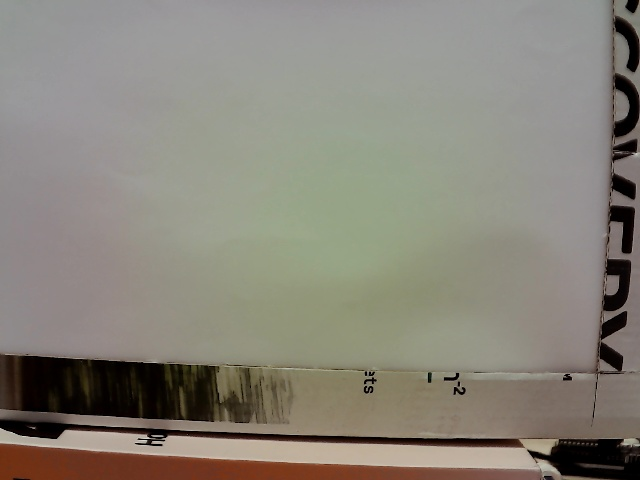
#> input picture 15NovemberData/darkfd/darkfd_000015.tiff, 640 x 480 px; its folder holds only this picture in this run
$ jupyter execute --allow-errors 1projection.ipynb
#> lines starting #> are read from the running program, lines starting #| are printed output that depends on the picture
[cell 1]
import os, sys, time, math
import numpy as np
import cv2
import matplotlib.pyplot as plt
import cma
from PIL import Image
import glob
import re


from gvxrPython3 import gvxr
from gvxrPython3 import json2gvxr

from gvxrPython3.utils import visualise # Visualise the 3D environment if k3D is supported
from gvxrPython3.utils import plotScreenshot # Visualise the 3D environment using Matplotlib

from gvxrPython3.utils import loadSpekpySpectrum # Generate and load an X-ray spectrum using Spekpy
from gvxrPython3.utils import loadXpecgenSpectrum # Generate and load an X-ray spectrum using xpecgen

[cell 2]
# data_path = "C:/Users/user/phd/Dataoff/"
# data_path = "C:/Users/user/phd/26SepImages/"
# data_path = "C:/Users/snn23kfl/project/"
data_path = "C:/Users/snn23kfl/project/4thOCtober_image/"

#> (a cell that did not finish here is left out)

[cell 4]
def average_images(image_paths):

    """Average a list of images."""
    # Load the first image to get the shape
    sample_image = cv2.imread(image_paths[0], cv2.IMREAD_GRAYSCALE)
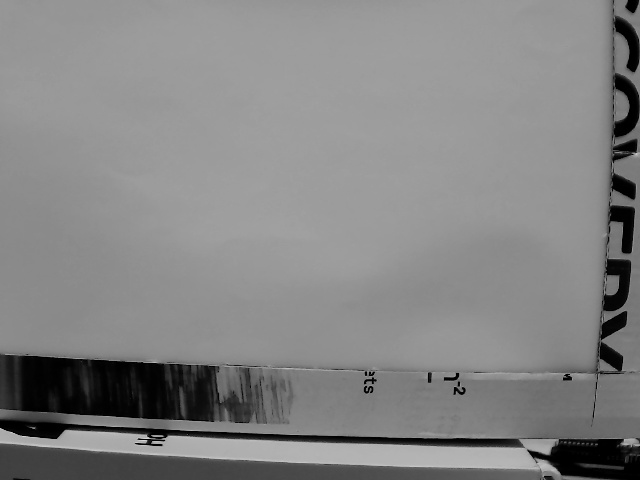
#> sample_image: shape (480, 640); min 0, max 217, mean 132.3
    if sample_image is None:
        raise ValueError(f"Failed to load image: {image_paths[0]}")

    avg_image = np.zeros_like(sample_image, dtype=float)

    for path in image_paths:
        image = cv2.imread(path, cv2.IMREAD_GRAYSCALE)
        if image is None:
            raise ValueError(f"Failed to load image: {path}")
        avg_image += image.astype(float)

    avg_image /= len(image_paths)

    return cv2.medianBlur(avg_image.astype(np.single), 3)

[cell 5]
def flatField(img, white, dark, epsilon=0.0):

    temp_white = np.copy(white)
    temp_img = np.copy(img)

    test = white - dark == 0
    temp_white[test] += 1

    if len(img.shape) == 2:
        temp_img[test] += 1
        return (temp_img - dark + epsilon) / (temp_white - dark + epsilon)
    elif len(img.shape) == 3:
        flat = np.zeros(img.shape, dtype=np.single)
        for i, proj in enumerate(temp_img):
            proj[test] += 1
            flat[i] = (proj - dark + epsilon) / (temp_white - dark + epsilon)
        return flat
    else:
        raise IOError("Bad image dimension: " + str(img.shape))

[cell 6]
def numerical_sort(file_path):
    # Extract the number from the filename using regex
    number = int(re.search(r'(\d+)', file_path).group(1))
    return number

[cell 7]
#path for my recently acquired images stored in PhD file

dark_field_paths = sorted(glob.glob(data_path + '/darkfd/darkfd_*.tiff'),key=numerical_sort)
white_field_paths = sorted(glob.glob(data_path + '/whitefd/whitefd_*.tiff'),key=numerical_sort)
raw_image_paths = sorted(glob.glob(data_path + '/raw_images/raw_image_*.tiff'),key=numerical_sort)

if len(raw_image_paths) == 0:
    raw_image_paths = sorted(glob.glob(data_path + '/rawimages/raw_images_*.jpg'))

[cell 8]
#Average the dark field and white field images
I_dark = average_images(dark_field_paths)
#> (the rest of this cell did not finish here and is left out)

[cell 9]
I_raw = []
for fname in raw_image_paths:
    I_raw.append(cv2.imread(fname,
                           cv2.IMREAD_GRAYSCALE))
I_raw = np.array(I_raw)
# I_raw = average_images(raw_image_paths)

#> (the rest of this cell did not finish here and is left out)

[cell 10]
plt.figure(figsize=(14,10))
plt.subplot(2, 5, 1)
plt.title("Image with \nlight off")
plt.imshow(I_dark, cmap="gray", vmin=0, vmax=255)
plt.colorbar()

plt.subplot(2, 5, 2)
plt.title("Image with \nlight on")
#> (the rest of this cell did not finish here and is left out)

#> (a cell that did not finish here is left out)

[cell 12]
#sod = 43
#sod =47
sod = 48
sdd = 61

[cell 13]
Ti90Al10 = 5.68
x_src = 0
y_src = 0
z_src = sod

x_det = 0
y_det = 0
z_det = -(sdd - sod)

x_obj = 20
y_obj = 0
z_obj = 0

alpha_x = 0
alpha_y = 0
alpha_z = 0

x_rot = 0
y_rot = 0
z_rot = 0

x_default = [
    x_src,
    y_src,
    z_src,

    x_det,
    y_det,
    z_det,

    x_obj,
    y_obj,
    z_obj,

#     alpha_x,
#     alpha_y,
#     alpha_z,

#     x_rot,
#     y_rot,
#     z_rot,
]

[cell 14]
# Initialise gVXR using our JSON file
json2gvxr.initGVXR("simulation1.json", "OPENGL", 3, 2)
#> (this line was passed over: gvxrPython3 is not available in this run)

[cell 15]
# Load our source properties
json2gvxr.initSourceGeometry("simulation1.json")
#> (this line was passed over: gvxrPython3 is not available in this run)
json2gvxr.initSpectrum(verbose=0)
#> (this line was passed over: gvxrPython3 is not available in this run)

gvxr.setSourcePosition(x_src, y_src, z_src, "mm")
#> (this line was passed over: gvxrPython3 is not available in this run)

[cell 16]
def getAverageEnergy(k, f):

    avg = 0
    for energy, count in zip(k, f):
        avg += energy * count

    return avg / np.sum(f)

[cell 17]
# Load our detector
json2gvxr.initDetector("simulation1.json")
#> (this line was passed over: gvxrPython3 is not available in this run)
    # "NumberOfPixels": [2880, 2880],

gvxr.setDetectorPosition(x_det, y_det, z_det, "mm")
#> (this line was passed over: gvxrPython3 is not available in this run)

[cell 18]
# Load our samples
json2gvxr.initSamples("simulation1.json", verbose=0)
#> (this line was passed over: gvxrPython3 is not available in this run)
